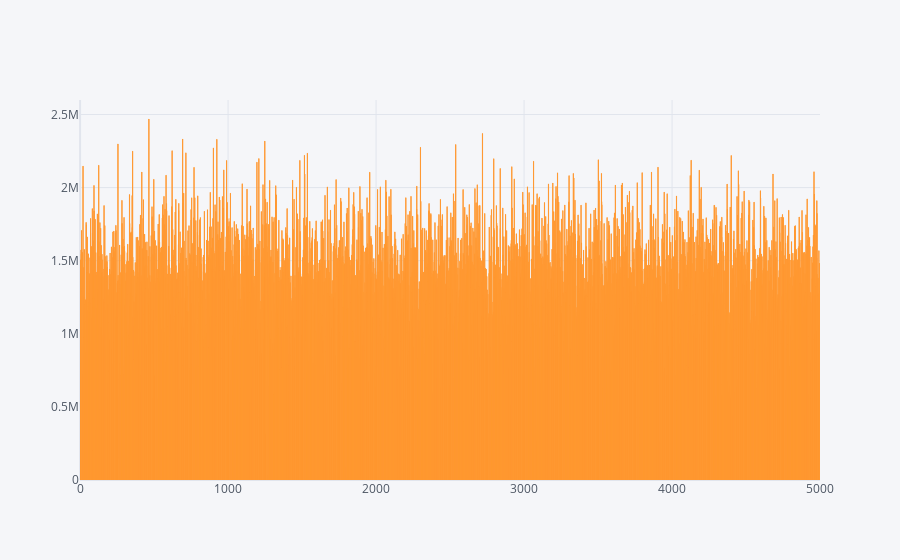

Notebook code cell kept with this figure:
### Code cell
df['Price'].iplot(kind='bar')

### Figure 1 — Plotly figure (JSON) as saved in the notebook; plotly's stock layout.template omitted (floating-point values rounded to 4 significant figures; data arrays with more than 128 entries replaced by an {"elided": "..."} marker saying what was removed)
{"data": [{"marker": {"color": "rgba(255, 153, 51, 0.6)", "line": {"color": "rgba(255, 153, 51, 1.0)", "width": 1}}, "name": "Price", "orientation": "v", "text": "", "type": "bar", "x": {"elided": "5000 int values"}, "y": {"elided": "5000 float values"}}], "layout": {"legend": {"bgcolor": "#F5F6F9", "font": {"color": "#4D5663"}}, "paper_bgcolor": "#F5F6F9", "plot_bgcolor": "#F5F6F9", "title": {"font": {"color": "#4D5663"}}, "xaxis": {"gridcolor": "#E1E5ED", "showgrid": true, "tickfont": {"color": "#4D5663"}, "title": {"font": {"color": "#4D5663"}, "text": ""}, "zerolinecolor": "#E1E5ED"}, "yaxis": {"gridcolor": "#E1E5ED", "showgrid": true, "tickfont": {"color": "#4D5663"}, "title": {"font": {"color": "#4D5663"}, "text": ""}, "zerolinecolor": "#E1E5ED"}}}
